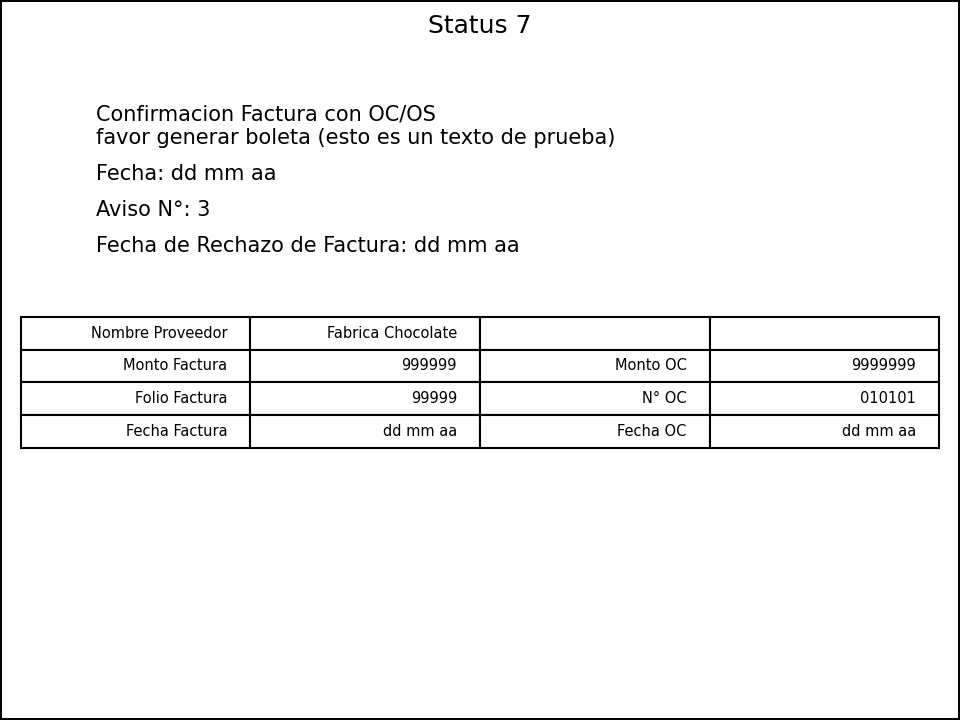

The Python source for this figure:
import numpy as np
import matplotlib.pyplot as plt



#table info
title_text = 'Status 7'
footer_text = ''
fig_background_color = 'white'
fig_border = 'black'

#table config
text_size = 15

#La tabla SIEMPRE elimina la primera fila y columna de data (los 'headers')
#el resto se dibuja sin problemas
#debe ser una matriz. Los datos "vacios" deben ser strings vacios

var_fecha = 'dd mm aa'
var_info_text = 'favor generar boleta (esto es un texto de prueba)'

var_nro_aviso = '3'
var_fecha_rechazo_factura = 'dd mm aa'

var_nombre_proveedor = 'Fabrica Chocolate'
var_monto_factura = 999999
var_monto_oc = 9999999
var_folio_factura = 99999
var_nro_oc = '010101'
var_fecha_factura = 'dd mm aa'
var_fecha_oc = 'dd mm aa'



data =  [
            ['nill','1','2','3'], #nill esta fila no se ve (da el formato)
            ['nill','Nombre Proveedor',var_nombre_proveedor,'',''],
            ['nill','Monto Factura',var_monto_factura,'Monto OC',var_monto_oc],
            ['nill','Folio Factura',var_folio_factura,'N° OC',var_nro_oc],
            ['nill','Fecha Factura',var_fecha_factura,'Fecha OC',var_fecha_oc],

        ]
# Pop the headers from the data array
column_headers = data.pop(0)
row_headers = [x.pop(0) for x in data]

#Convertir no texto a texto (si fuese necesario)
cell_text = []
for row in data:
    cell_text.append([str(x) for x in row])

# Get some lists of color specs for row and column headers
rcolors = plt.cm.BuPu(np.full(len(row_headers), 0.1))
ccolors = plt.cm.BuPu(np.full(len(column_headers), 0.1))

# Create the figure.
plt.figure(linewidth=1,
           edgecolor=fig_border,
           facecolor=fig_background_color,
           tight_layout={'pad':1},
           #figsize=(5,3)
          )
# Add a table at the bottom of the axes
the_table = plt.table(
                      cellText=cell_text,
                      #rowLabels=row_headers,
                      #rowColours=rcolors,
                      #rowLoc='right',
                      #colColours=ccolors,
                      #colLabels=column_headers,
                      loc='center')

# Scaling is the only influence we have over top and bottom cell padding.
# Make the rows taller (i.e., make cell y scale larger).
the_table.scale(1, 1.15)
# Hide axes
ax = plt.gca()
ax.get_xaxis().set_visible(False)
ax.get_yaxis().set_visible(False)
# Hide axes border
plt.box(on=None)
# Add title
plt.suptitle(title_text)
# Add footer
#plt.figtext(0.95, 0.05, footer_text, horizontalalignment='right', size=text_size, weight='light')

#plt.figtext(.5,.95,'\nFoo Bar\n', fontsize=18, ha='center')

plt.figtext(.1,.8,'Confirmacion Factura con OC/OS\n' + var_info_text,fontsize=10,ha='left')

plt.figtext(.1,.75,'Fecha: ' + var_fecha,fontsize=10,ha='left')

plt.figtext(.1,.7,'Aviso N°: ' + var_nro_aviso,fontsize=10,ha='left')

plt.figtext(.1,.65,'Fecha de Rechazo de Factura: ' + var_fecha_rechazo_factura,fontsize=10,ha='left')

# Force the figure to update, so backends center objects correctly within the figure.
# Without plt.draw() here, the title will center on the axes and not the figure.
plt.draw()
# Create image. plt.savefig ignores figure edge and face colors, so map them.
fig = plt.gcf()
plt.savefig('status7.png',
            #bbox='tight',
            edgecolor=fig.get_edgecolor(),
            facecolor=fig.get_facecolor(),
            dpi=150
            )